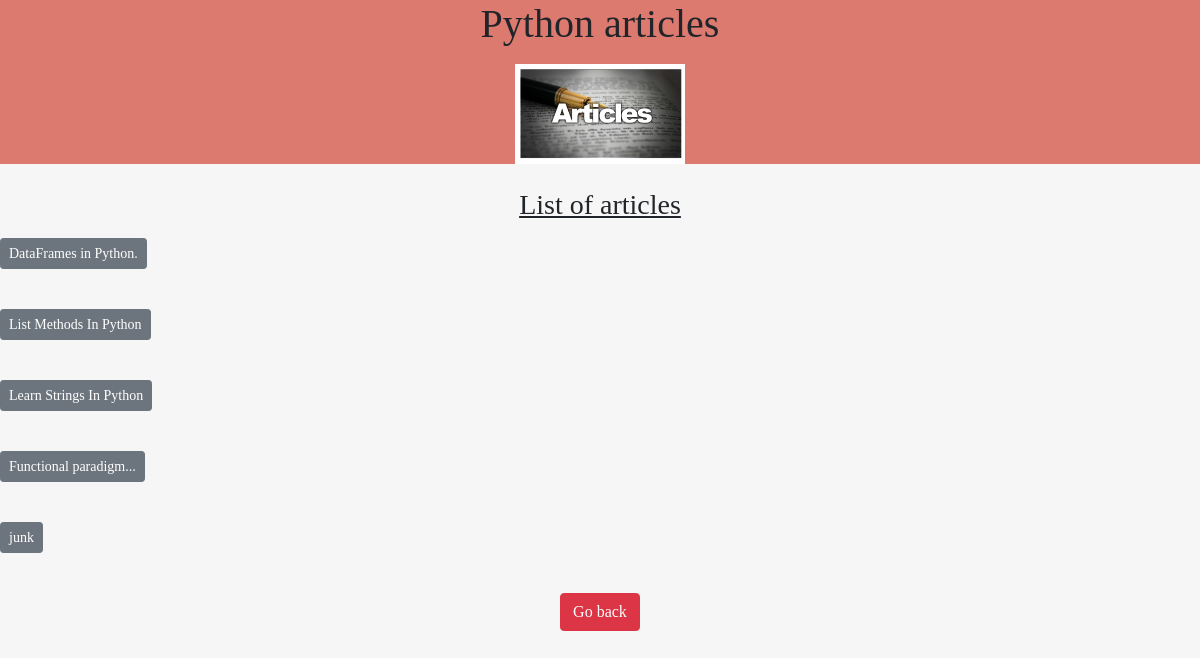
Page /guest_article_view/ on the committed database.
### articles/models.py (models this page shows, shortened)
class Article(models.Model):
	article_title=models.CharField(max_length=100)
	article_description=models.TextField()
	def get_guest_absolute_url_view(self):
		return reverse("guest_article-details-display-id", kwargs={"pass_id": self.id})

### articles/views.py (the view)
# urls.py: path("guest_article_view/", guest_article_view, name='guest_article_view'),
def guest_article_view(request):
	obj=Article.objects.all()
	context={
		'object':obj
	}
	return render(request, "guest_view.html", context)

### articles/templates/guest_view.html (shortened to what this page needs)
{% extends 'base.html' %}
{% block content %}
<br/>
<h3> <p class="serif" align="center"><u> List of articles </u></h3>
{% for x in object %}
	<p class="serif"><a href='{{x.get_guest_absolute_url_view}}' button type="button" class="btn btn-secondary btn-sm">{{ x.article_title }}</a></p><br/>
{% endfor %}
<p align="center" class="serif"><a href="http://127.0.0.1:8000/guest_home_page/" button type="button" class="btn btn-danger">Go back </a></p>
{% endblock %}

### articles/templates/base.html (style rules this page uses)
html, body { height:100% }
p.serif { font-family: "Times New Roman", Times, serif; }

### articles/templates/guest_view.html (style rules this page uses)
p.serif { font-family: "Times New Roman", Times, serif; }

### rows in the picture
Article: article_title "DataFrames in Python."
Article: article_title "List Methods In Python"
Article: article_title "Learn Strings In Python"
Article: article_title "Functional paradigm..."
Article: article_title "junk"
